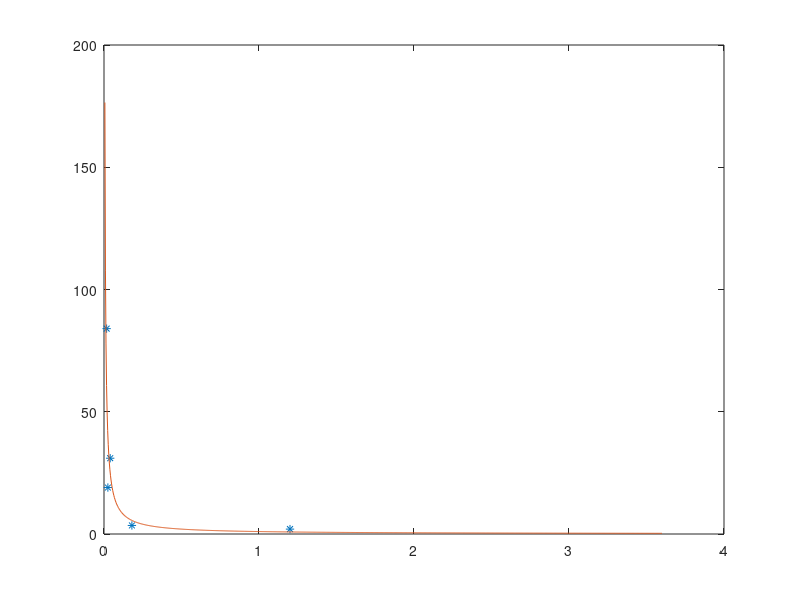

Source code (MATLAB): (Note: this script raises an error after producing the figure.)
% SUMMARY OF BB g2 amplitude and scattering halo mode occupancy

n_exp=[0.017,0.025,0.18,0.04,1.2];
g2_exp=[85,20,4.5,32,3];

r=3;
n=linspace(min(n_exp)/r,r*max(n_exp),1000);       % logs
% n=linspace(0,1.1*max(n_exp),1000);       % linear
g2_theory=1+1./n;

% Plot
% plot mode occupancy vs g2(0) - 1
figure();
plot(n_exp,g2_exp-1,'*');
hold on;
plot(n,g2_theory-1);

ax=gca;

% ax.XScale='lin';
% ax.YScale='lin';
ax.XScale='log';
ax.YScale='log';

axis tight;
grid on;
xlabel('$n$');
ylabel('$g^{(2)}(0)-1$');
axis tight;
